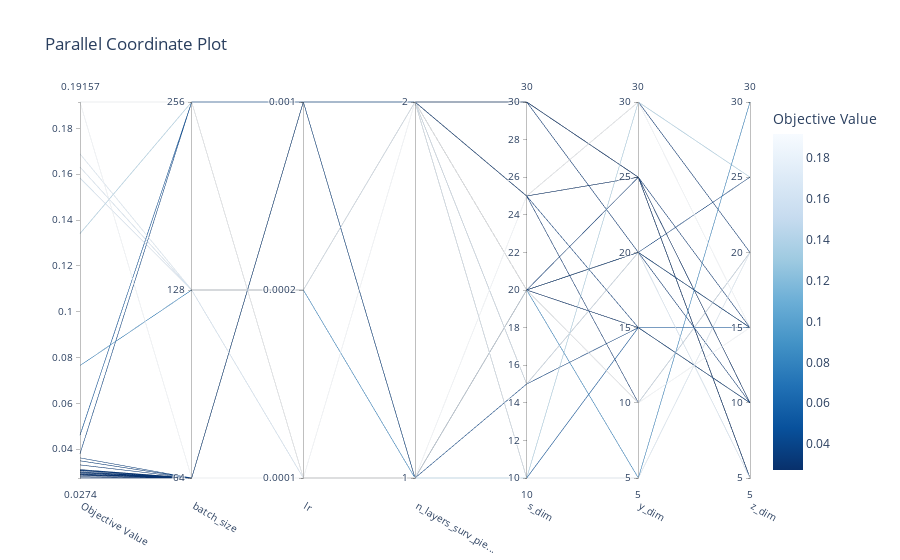

The cell this chart's notebook holds for it:
### Code cell
# Visualize high-dimensional parameter relationships. 
plot_parallel_coordinate(study)

### Figure 1 — Plotly figure (JSON) as saved in the notebook; plotly's stock layout.template omitted (floating-point values rounded to 4 significant figures)
{"data": [{"dimensions": [{"label": "Objective Value", "range": [0.0274, 0.1916], "values": [0.1915, 0.03064, 0.03014, 0.02963, 0.0298, 0.02889, 0.03108, 0.02883, 0.03312, 0.02852, 0.0308, 0.0274, 0.02921, 0.03618, 0.02886, 0.02797, 0.02744, 0.0349, 0.1583, 0.07648, 0.1631, 0.1689, 0.1916, 0.1341, 0.03799, 0.04611]}, {"label": "batch_size", "range": [0, 2], "ticktext": ["64", "128", "256"], "tickvals": [0, 1, 2], "values": [0, 0, 0, 0, 0, 0, 0, 0, 0, 0, 0, 0, 0, 0, 0, 0, 0, 0, 1, 1, 1, 1, 2, 2, 2, 2]}, {"label": "lr", "range": [0, 2], "ticktext": ["0.0001", "0.0002", "0.001"], "tickvals": [0, 1, 2], "values": [0, 2, 2, 2, 2, 2, 2, 2, 2, 2, 2, 2, 2, 2, 2, 2, 2, 2, 0, 1, 1, 1, 0, 0, 2, 2]}, {"label": "n_layers_surv_pie...", "range": [0, 1], "ticktext": ["1", "2"], "tickvals": [0, 1], "values": [1, 0, 1, 1, 1, 1, 1, 1, 1, 1, 1, 1, 1, 1, 1, 1, 1, 1, 0, 0, 1, 1, 0, 0, 0, 1]}, {"label": "s_dim", "range": [10, 30], "values": [20, 20, 30, 30, 30, 30, 30, 25, 25, 25, 25, 20, 20, 15, 25, 20, 20, 20, 20, 20, 15, 10, 25, 10, 15, 10]}, {"label": "y_dim", "range": [5, 30], "values": [10, 25, 25, 25, 25, 25, 20, 25, 15, 25, 30, 15, 15, 15, 10, 20, 20, 20, 10, 5, 20, 5, 30, 30, 20, 15]}, {"label": "z_dim", "range": [5, 30], "values": [15, 15, 5, 5, 5, 5, 10, 10, 10, 10, 20, 10, 10, 10, 20, 15, 15, 25, 20, 30, 5, 20, 15, 25, 15, 15]}], "labelangle": 30, "labelside": "bottom", "line": {"color": [0.1915, 0.03064, 0.03014, 0.02963, 0.0298, 0.02889, 0.03108, 0.02883, 0.03312, 0.02852, 0.0308, 0.0274, 0.02921, 0.03618, 0.02886, 0.02797, 0.02744, 0.0349, 0.1583, 0.07648, 0.1631, 0.1689, 0.1916, 0.1341, 0.03799, 0.04611], "colorbar": {"title": {"text": "Objective Value"}}, "colorscale": [[0, "rgb(247,251,255)"], [0.125, "rgb(222,235,247)"], [0.25, "rgb(198,219,239)"], [0.375, "rgb(158,202,225)"], [0.5, "rgb(107,174,214)"], [0.625, "rgb(66,146,198)"], [0.75, "rgb(33,113,181)"], [0.875, "rgb(8,81,156)"], [1, "rgb(8,48,107)"]], "reversescale": true, "showscale": true}, "type": "parcoords"}], "layout": {"title": {"text": "Parallel Coordinate Plot"}}}
